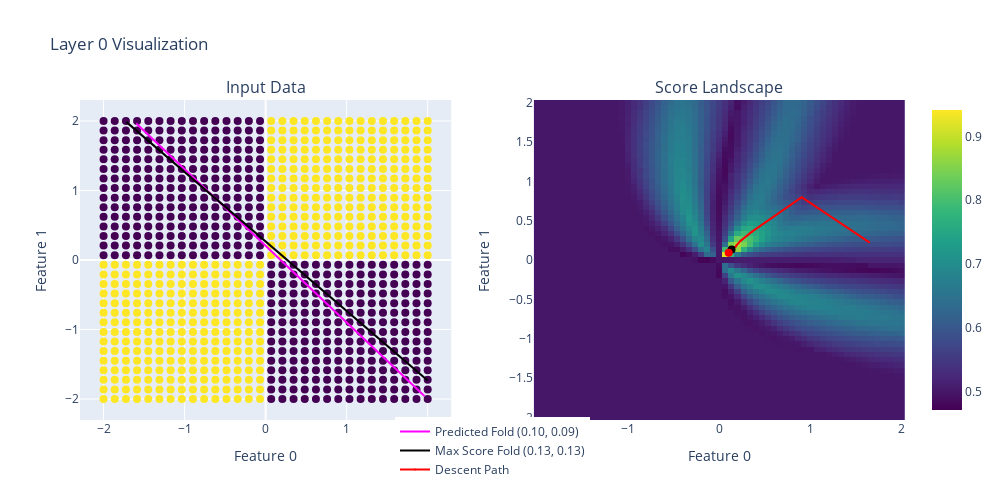
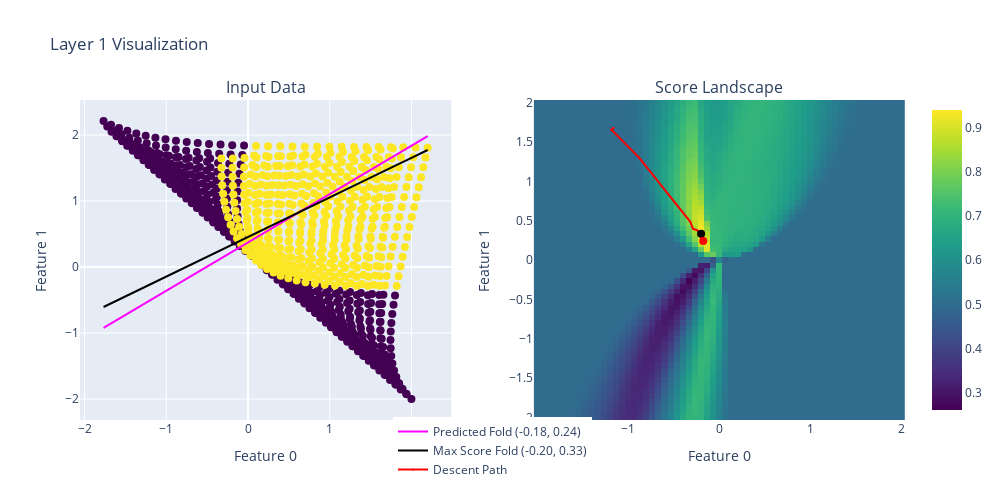
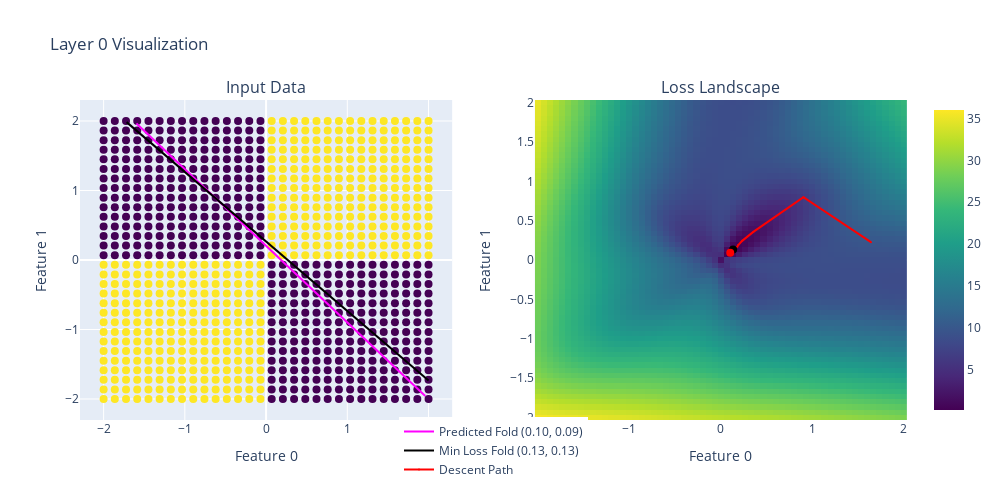
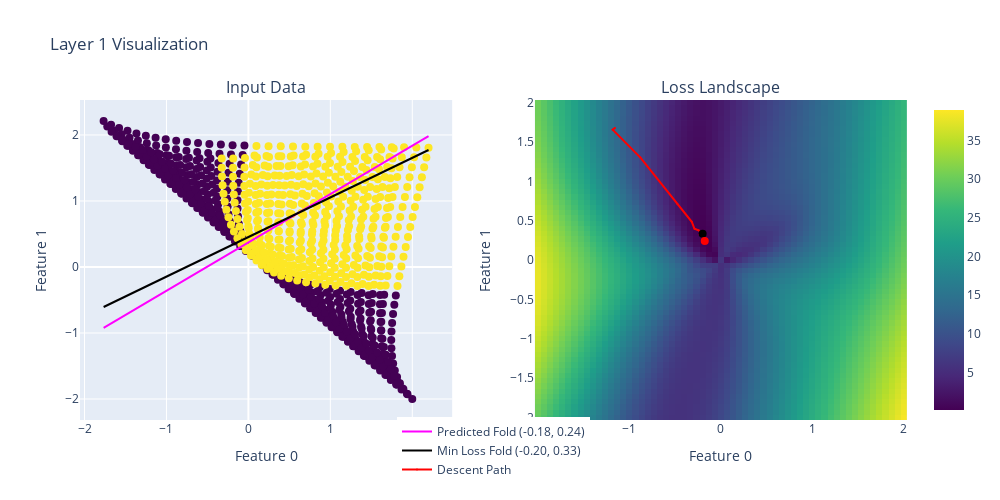

Notebook source saved alongside these figures, in order:
### Code cell
reimport("from vis_helpers import *", globals())
max_score, best_folds = create_landscape(test, landscape_type="Score", density=61, verbose=1)
max_score, best_folds = create_landscape(test, landscape_type="Loss", density=61, verbose=1)
